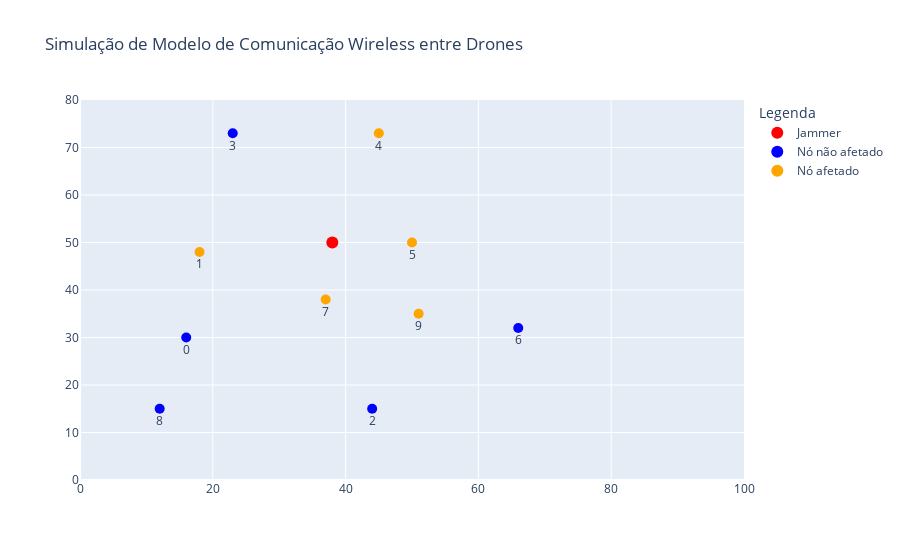

Here is the notebook cell this chart was saved with:
### Markdown cell above
VISUALIZAR ENXAME

### Code cell
def distancia(pos1, pos2):
    return np.sqrt((pos1[0] - pos2[0])**2 + (pos1[1] - pos2[1])**2)
# Preparando a figura


fig = go.Figure()

# Adiciona os drones
for i in range(num_drones):
    fig.add_trace(go.Scatter(
        x=[posicoes[i, 0]],
        y=[posicoes[i, 1]],
        mode='markers+text',
        marker=dict(size=10, color='orange' if i in afetados_pelo_jammer else 'blue'),
        text=str(i),
        textposition="bottom center",
        showlegend=False  # Oculta esses rastros da legenda
    ))

# Adiciona o jammer
fig.add_trace(go.Scatter(
    x=[posicao_jammer[0]],
    y=[posicao_jammer[1]],
    mode='markers',
    marker=dict(size=12, color='red'),
    name='Jammer'
))

# Adiciona rastros para a legenda
fig.add_trace(go.Scatter(x=[None], y=[None], mode='markers', marker=dict(size=10, color='blue'), name="Nó não afetado"))
fig.add_trace(go.Scatter(x=[None], y=[None], mode='markers', marker=dict(size=10, color='orange'), name="Nó afetado"))
# O Jammer já está adicionado com a legenda correta

# Configurações do gráfico
fig.update_layout(
    title="Simulação de Modelo de Comunicação Wireless entre Drones",
    xaxis=dict(range=[0, limite_x], autorange=False),
    yaxis=dict(range=[0, limite_y], autorange=False),
    legend_title_text='Legenda',
    legend=dict(traceorder='normal', itemsizing='constant')
)

fig.show()

### Figure 1 — Plotly figure (JSON) as saved in the notebook; plotly's stock layout.template omitted (floating-point values rounded to 4 significant figures)
{"data": [{"marker": {"color": "blue", "size": 10}, "mode": "markers+text", "showlegend": false, "text": "0", "textposition": "bottom center", "type": "scatter", "x": [16], "y": [30]}, {"marker": {"color": "orange", "size": 10}, "mode": "markers+text", "showlegend": false, "text": "1", "textposition": "bottom center", "type": "scatter", "x": [18], "y": [48]}, {"marker": {"color": "blue", "size": 10}, "mode": "markers+text", "showlegend": false, "text": "2", "textposition": "bottom center", "type": "scatter", "x": [44], "y": [15]}, {"marker": {"color": "blue", "size": 10}, "mode": "markers+text", "showlegend": false, "text": "3", "textposition": "bottom center", "type": "scatter", "x": [23], "y": [73]}, {"marker": {"color": "orange", "size": 10}, "mode": "markers+text", "showlegend": false, "text": "4", "textposition": "bottom center", "type": "scatter", "x": [45], "y": [73]}, {"marker": {"color": "orange", "size": 10}, "mode": "markers+text", "showlegend": false, "text": "5", "textposition": "bottom center", "type": "scatter", "x": [50], "y": [50]}, {"marker": {"color": "blue", "size": 10}, "mode": "markers+text", "showlegend": false, "text": "6", "textposition": "bottom center", "type": "scatter", "x": [66], "y": [32]}, {"marker": {"color": "orange", "size": 10}, "mode": "markers+text", "showlegend": false, "text": "7", "textposition": "bottom center", "type": "scatter", "x": [37], "y": [38]}, {"marker": {"color": "blue", "size": 10}, "mode": "markers+text", "showlegend": false, "text": "8", "textposition": "bottom center", "type": "scatter", "x": [12], "y": [15]}, {"marker": {"color": "orange", "size": 10}, "mode": "markers+text", "showlegend": false, "text": "9", "textposition": "bottom center", "type": "scatter", "x": [51], "y": [35]}, {"marker": {"color": "red", "size": 12}, "mode": "markers", "name": "Jammer", "type": "scatter", "x": [38], "y": [50]}, {"marker": {"color": "blue", "size": 10}, "mode": "markers", "name": "Nó não afetado", "type": "scatter", "x": [null], "y": [null]}, {"marker": {"color": "orange", "size": 10}, "mode": "markers", "name": "Nó afetado", "type": "scatter", "x": [null], "y": [null]}], "layout": {"legend": {"itemsizing": "constant", "title": {"text": "Legenda"}, "traceorder": "normal"}, "title": {"text": "Simulação de Modelo de Comunicação Wireless entre Drones"}, "xaxis": {"autorange": false, "range": [0, 100]}, "yaxis": {"autorange": false, "range": [0, 80]}}}
